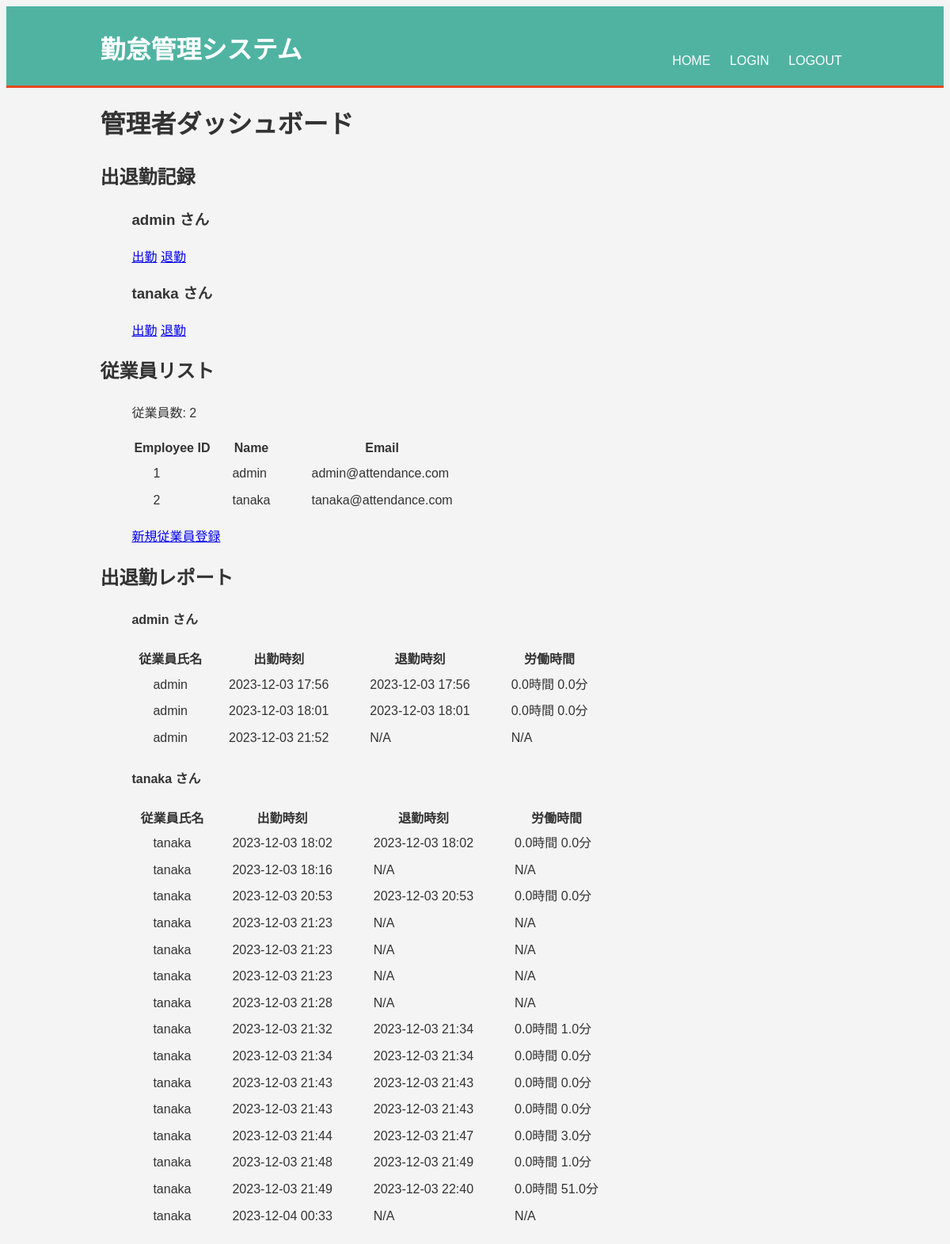
Page /admin (signed in) on the earlier database version.
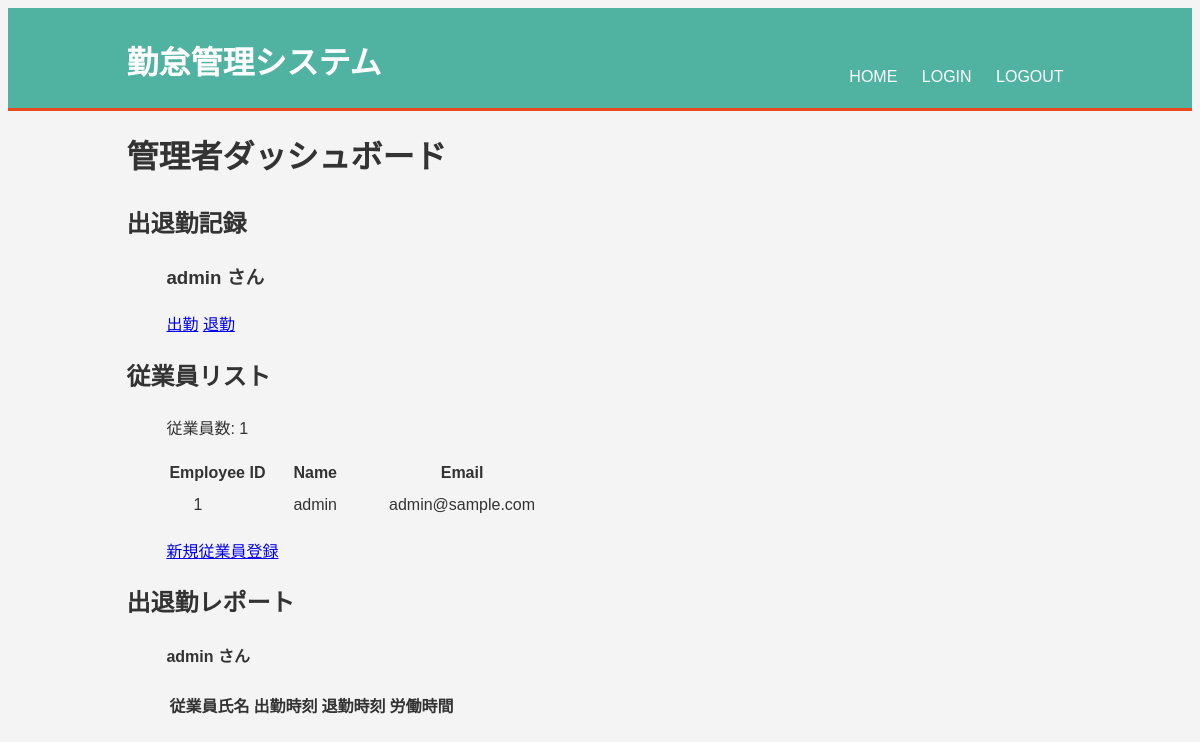
Same page on the later database version.
### app/models.py (models this page shows)
class Employee(db.Model, UserMixin):
    id = db.Column(db.Integer, primary_key=True)
    is_admin = db.Column(db.Boolean, default=False)
    name = db.Column(db.String(100), nullable=False)
    email = db.Column(db.String(120), unique=True, nullable=False)
    password_hash = db.Column(db.String(128))

class AttendanceRecord(db.Model):
    id = db.Column(db.Integer, primary_key=True)
    employee_id = db.Column(db.Integer, db.ForeignKey('employee.id'))
    employee = db.relationship('Employee', backref='attendance_records')
    check_in_time = db.Column(db.DateTime, default=datetime.utcnow)
    check_out_time = db.Column(db.DateTime)

### app/routes.py (the view)
@app.route('/admin')
def admin():
    if not current_user.is_authenticated:
        return redirect(url_for('login'))
    if not current_user.is_admin:
        abort(403)
    employees = Employee.query.all()
    records = AttendanceRecord.query.all()
    return render_template('admin_dashboard.html', employees=employees, records=records)

### app/__init__.py (called while the page is built)
@login_manager.user_loader
def load_user(user_id):
    return Employee.query.get(int(user_id))

### app/templates/admin_dashboard.html (shortened to what this page needs)
{% extends "layout.html" %}
{% block content %}
    <h1>管理者ダッシュボード</h1>
    <h2>出退勤記録</h2>
    <ul>
    {% for employee in employees %}
        <h3>{{ employee.name }} さん</h3>
        <a href="{{ url_for('check_in', employee_id=employee.id) }}"> 出勤</a>
        <a href="{{ url_for('check_out', employee_id=employee.id) }}"> 退勤</a>
    {% endfor %}
    </ul>
    <h2>従業員リスト</h2>
    <ul>
    <p>従業員数: {{ employees|length }}</p>
    <table class="table">
        <thead>
            <tr>
                <th>Employee ID</th>
                <th>Name</th>
                <th>Email</th>
            </tr>
        </thead>
        <tbody>
            {% for employee in employees %}
                <tr>
                    <td>{{ employee.id }}</td>
                    <td>{{ employee.name }}</td>
                    <td>{{ employee.email }}</td>
                </tr>
            {% endfor %}
        </tbody>
    </table>
    <p><a href="{{ url_for('register') }}">新規従業員登録</a></p>
    </ul>
    <h2>出退勤レポート</h2>
    <ul>
    {% for employee in employees %}
        <h4>{{ employee.name }} さん</h4>
        <table class="table">
            <thead>
                <tr>
                    <th>従業員氏名</th>
                    <th>出勤時刻</th>
                    <th>退勤時刻</th>
                    <th>労働時間</th>
                </tr>
            </thead>
            <tbody>
                {% for record in records %}
                    {% if record.employee.id == employee.id %}
                        <tr>
                            <td>{{ record.employee.name }}</td>
                            <td>{{ record.check_in_time.strftime('%Y-%m-%d %H:%M') }}</td>
                            <td>{{ record.check_out_time.strftime('%Y-%m-%d %H:%M') if record.check_out_time else 'N/A' }}</td>
                            <td>
                                {% if record.check_out_time %}
                                    {{ ((record.check_out_time - record.check_in_time).total_seconds() // 3600) }}時間
                                    {{ ((record.check_out_time - record.check_in_time).total_seconds() % 3600) // 60 }}分
                                {% else %}
                                    N/A
                                {% endif %}
                            </td>
                        </tr>
                    {% endif %}
                {% endfor %}
            </tbody>
        </table>
    {% endfor %}
    </ul>
{% endblock %}

### app/templates/layout.html (shortened to what this page needs)
<!DOCTYPE html>
<html>
<head>
    <link rel="stylesheet" type="text/css" href="{{ url_for('static', filename='css/main.css') }}">
</head>
<body>
    <header>
        <div class="container">
            <div id="branding">
                <h1><span class="highlight">勤怠管理システム</h1>
            </div>
            <nav>
                <ul>
                    <li><a href="{{ url_for('home') }}">Home</a></li>
                    <li><a href="{{ url_for('login') }}">Login</a></li>
                    <li><a href="{{ url_for('logout') }}">Logout</a></li>
                </ul>
            </nav>
        </div>
    </header>
    <div class="container">
        {% block content %}
        {% endblock %}
    </div>
</body>
</html>

### app/static/css/main.css (style rules this page uses)
body { font-family: Arial, sans-serif; background-color: #f4f4f4; color: #333; line-height: 1.6; }
.container { width: 80%; margin: auto; overflow: hidden; }
header { background: #50b3a2; color: #fff; padding-top: 30px; min-height: 70px; border-bottom: #e8491d 3px solid; }
header a { color: #fff; text-decoration: none; text-transform: uppercase; font-size: 16px; }
header ul { padding: 0; list-style: none; }
header li { display: inline; margin: 0 10px; }
header #branding { float: left; }
header #branding h1 { margin: 0; }
header nav { float: right; margin-top: 10px; }
header .highlight, header .current a { color: #ffffff; font-weight: bold; }

### app/templates/admin_dashboard.html (style rules this page uses)
td { padding: 3px 25px; }

Differences in the rows shown:
removed Employee: name "tanaka", id "2", email "tanaka@attendance.com"
removed AttendanceRecord: employee.name "admin", check_in_time "2023-12-03 17:56", check_out_time "2023-12-03 17:56", check_out_time+check_in_time "0.0"
removed AttendanceRecord: employee.name "admin", check_in_time "2023-12-03 18:01", check_out_time "2023-12-03 18:01", check_out_time+check_in_time "0.0"
removed AttendanceRecord: employee.name "admin", check_in_time "2023-12-03 21:52", check_out_time "N/A"
removed AttendanceRecord: employee.name "tanaka", check_in_time "2023-12-03 18:02", check_out_time "2023-12-03 18:02", check_out_time+check_in_time "0.0"
removed AttendanceRecord: employee.name "tanaka", check_in_time "2023-12-03 18:16", check_out_time "N/A"
removed AttendanceRecord: employee.name "tanaka", check_in_time "2023-12-03 20:53", check_out_time "2023-12-03 20:53", check_out_time+check_in_time "0.0"
removed AttendanceRecord: employee.name "tanaka", check_in_time "2023-12-03 21:23", check_out_time "N/A"
removed AttendanceRecord: employee.name "tanaka", check_in_time "2023-12-03 21:23", check_out_time "N/A"
removed AttendanceRecord: employee.name "tanaka", check_in_time "2023-12-03 21:23", check_out_time "N/A"
removed AttendanceRecord: employee.name "tanaka", check_in_time "2023-12-03 21:28", check_out_time "N/A"
removed AttendanceRecord: employee.name "tanaka", check_in_time "2023-12-03 21:32", check_out_time "2023-12-03 21:34", check_out_time+check_in_time "0.0", check_out_time+check_in_time "1.0"
removed AttendanceRecord: employee.name "tanaka", check_in_time "2023-12-03 21:34", check_out_time "2023-12-03 21:34", check_out_time+check_in_time "0.0"
removed AttendanceRecord: employee.name "tanaka", check_in_time "2023-12-03 21:43", check_out_time "2023-12-03 21:43", check_out_time+check_in_time "0.0"
removed AttendanceRecord: employee.name "tanaka", check_in_time "2023-12-03 21:43", check_out_time "2023-12-03 21:43", check_out_time+check_in_time "0.0"
removed AttendanceRecord: employee.name "tanaka", check_in_time "2023-12-03 21:44", check_out_time "2023-12-03 21:47", check_out_time+check_in_time "0.0", check_out_time+check_in_time "3.0"
removed AttendanceRecord: employee.name "tanaka", check_in_time "2023-12-03 21:48", check_out_time "2023-12-03 21:49", check_out_time+check_in_time "0.0", check_out_time+check_in_time "1.0"
removed AttendanceRecord: employee.name "tanaka", check_in_time "2023-12-03 21:49", check_out_time "2023-12-03 22:40", check_out_time+check_in_time "0.0", check_out_time+check_in_time "51.0"
removed AttendanceRecord: employee.name "tanaka", check_in_time "2023-12-04 00:33", check_out_time "N/A"
changed Employee "admin": email "admin@attendance.com" → "admin@sample.com"
Other differences:
{{ employees|length }}: "2" → "1"
